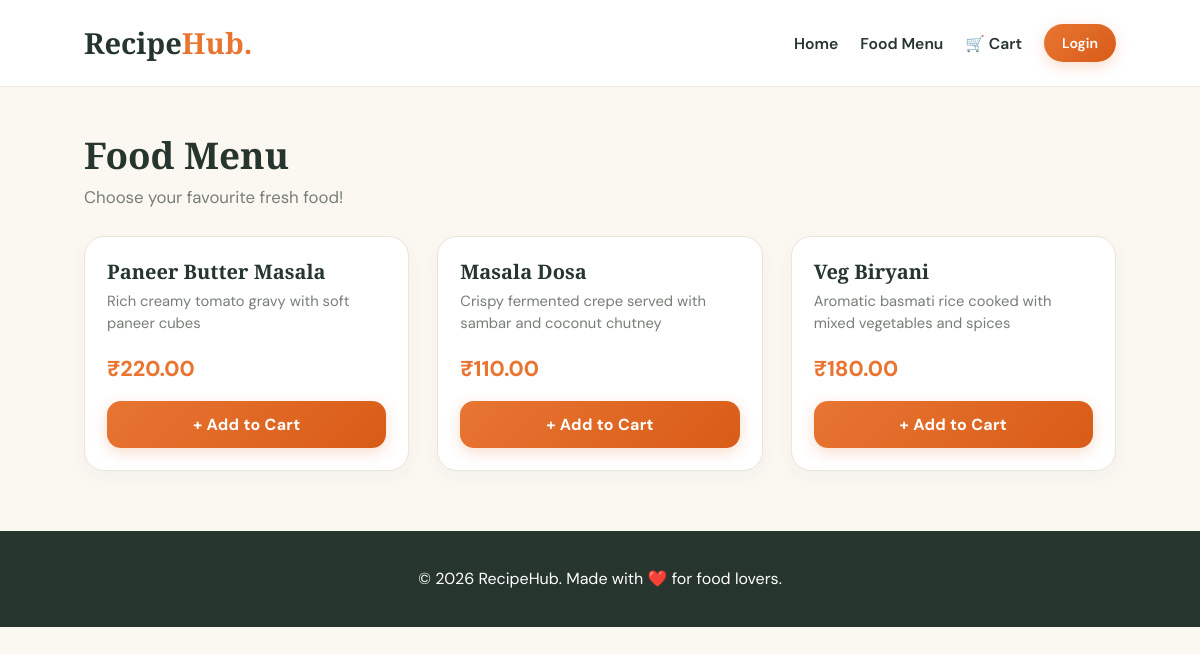
Screenshot of /orders/ with the database file from the repository.
### orders/models.py (models this page shows, shortened)
class MenuItem(models.Model):
    name = models.CharField(max_length=200)
    description = models.TextField()
    price = models.DecimalField(
        max_digits=8,
        decimal_places=2
    )
    image = models.ImageField(
        upload_to='menu/',
        blank=True,
        null=True
    )
    is_available = models.BooleanField(default=True)
    created_at = models.DateTimeField(auto_now_add=True)

### orders/views.py (the view)
# urls.py: path('', views.menu, name='menu'),
def menu(request):
    items = MenuItem.objects.filter(is_available=True)
    return render(request, 'orders/menu.html', {'items': items})

### templates/orders/menu.html (shortened to what this page needs)
{% extends 'base.html' %}
{% block content %}
<div style="margin-bottom: 25px;">
    <h1 style="font-size: 2.3rem; margin-bottom: 6px;">Food Menu</h1>
    <p style="color: var(--muted); font-size: 1.05rem;">Choose your favourite fresh food!</p>
</div>
<div class="menu-grid">
    {% for item in items %}
    <div class="menu-card">
        <div>
            <h3 class="menu-card-title">{{ item.name }}</h3>
            <p class="menu-card-desc">{{ item.description }}</p>
        </div>
        <div>
            <div class="menu-card-price">₹{{ item.price }}</div>
            <form action="{% url 'add_to_cart' item.id %}" method="post">
                <button type="submit" class="btn btn-cart">+ Add to Cart</button>
            </form>
        </div>
    </div>
    {% empty %}
    <p style="color: var(--muted); font-size: 1.1rem;">No food items available yet. Please add items via the admin panel.</p>
    {% endfor %}
</div>
{% endblock %}

### recipes/static/recipes/css/style.css (style rules this page uses)
:root { --primary: #e87532; --primary-dark: #c95b20; --dark: #26352d; --muted: #777e77; --background: #fbf8f2; --white: #ffffff; --border: #eee8df; --radius: 18px; }
* { margin: 0; padding: 0; box-sizing: border-box; }
body { font-family: 'DM Sans', sans-serif; background: var(--background); color: var(--dark); line-height: 1.6; }
.btn { display: inline-block; border: none; border-radius: 30px; padding: 12px 24px; background: var(--primary); color: white; font-family: inherit; font-weight: 700; cursor: pointer; transition: 0.25s; }
h1, h2, h3 { font-family: 'Playfair Display', serif; color: var(--dark); line-height: 1.25; }
h1 { font-size: clamp(32px, 5vw, 48px); }
.btn { display: inline-flex; align-items: center; justify-content: center; gap: 8px; border: none; border-radius: 999px; padding: 12px 26px; font-family: inherit; font-size: 0.95rem; font-weight: 700; cursor: pointer; text-decoration: none; transition: all 0.25s cubic-bezier(0.4, 0, 0.2, 1); box-shadow: 0 4px 14px rgba(232, 117, 50, 0.25); }
.btn, .btn-primary { background: linear-gradient(135deg, #e87532 0%, #d85c18 100%); color: #ffffff; }
.btn-cart { width: 100%; border-radius: 14px; padding: 13px 20px; font-size: 1rem; letter-spacing: 0.3px; }
.menu-grid { display: grid; grid-template-columns: repeat(auto-fill, minmax(280px, 1fr)); gap: 28px; margin-top: 25px; }
.menu-card { background: #ffffff; border: 1px solid #ebe4d8; border-radius: 20px; padding: 22px; display: flex; flex-direction: column; justify-content: space-between; box-shadow: 0 6px 20px rgba(38, 53, 45, 0.04); transition: transform 0.25s ease, box-shadow 0.25s ease, border-color 0.25s ease; }
.menu-card-title { font-size: 1.25rem; font-weight: 700; color: var(--dark); margin-bottom: 6px; }
.menu-card-desc { color: var(--muted); font-size: 0.92rem; line-height: 1.5; margin-bottom: 18px; }
.menu-card-price { font-size: 1.35rem; font-weight: 800; color: var(--primary); margin-bottom: 14px; }

### rows the page displays
MenuItem: name "Paneer Butter Masala", description "Rich creamy tomato gravy with soft paneer cubes", price "220.00"
MenuItem: name "Masala Dosa", description "Crispy fermented crepe served with sambar and coconut chutney", price "110.00"
MenuItem: name "Veg Biryani", description "Aromatic basmati rice cooked with mixed vegetables and spices", price "180.00"
